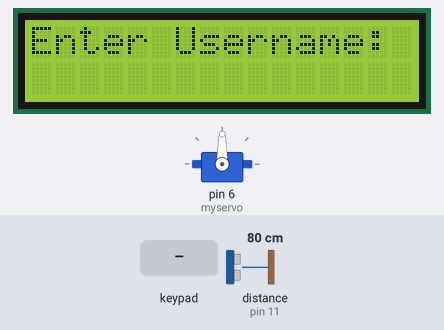
Bench run of a sketch on a simulated Arduino Uno, built with avr-gcc and run on an emulated ATmega328P. Shown: servo, 16×2 character LCD. The test bench sets the inputs (shaded band); at power-on: distance to the obstacle (sensor on pin 11) 80 cm. The echo pulse lasts 58.3 µs per cm; what the sketch prints to the serial monitor is not drawn.

Above: at 1.2 s.
1.3 s: keypad keys A B C D # pressed 0.4 s apart
At 3.6 s:
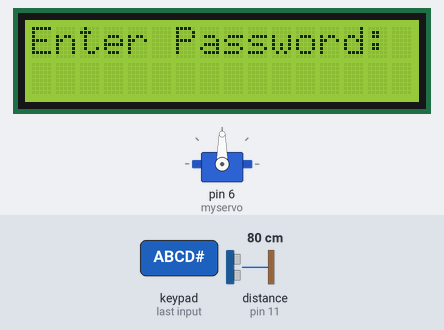
4.8 s: keypad keys 1 2 3 4 # pressed 0.4 s apart
At 7.2 s:
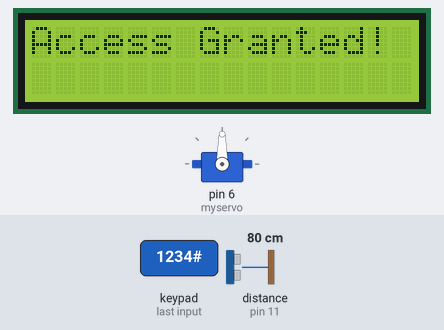
8.3 s: key '*' pressed
At 8.6 s:
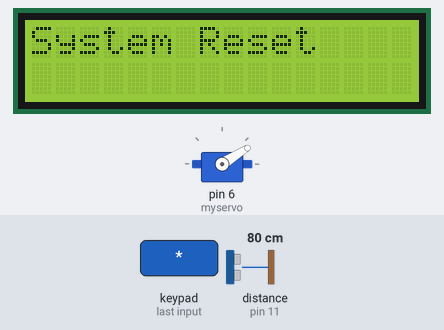
10.8 s: key 'B' pressed
At 11.4 s:
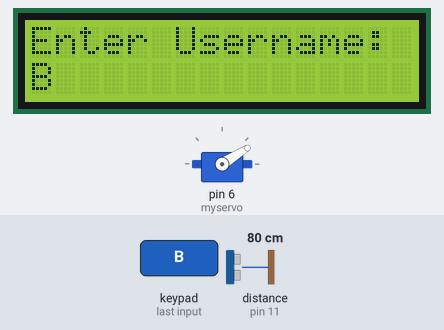
12.3 s: keypad keys A B C D A pressed 0.4 s apart
At 15.0 s:
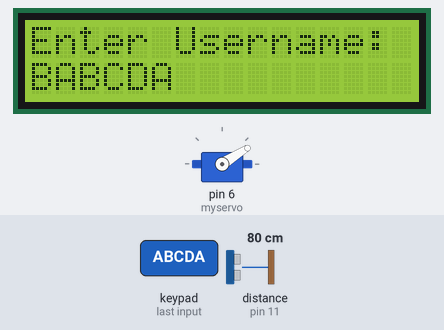
15.8 s: keypad keys A B C D D pressed 0.4 s apart
At 18.7 s:
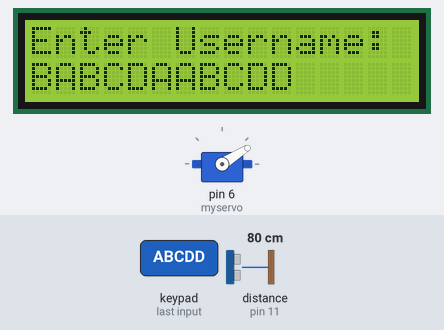
Timing chart, 0 to 20.2 s (numbered marks = the images above; inputs shaded):
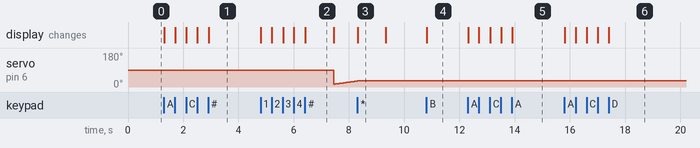

Measured:
- after the input at 1.3 s, the display: first changes at once (image 1 shows a later state)
- after the input at 4.8 s, the display: first changes at once (image 2 shows a later state)
- after the input at 8.3 s, servo on pin 6 (myservo): stays 32° (without the input it goes to 33° after 0.05 s); the display: changes at once (image 3)
- after the input at 10.8 s, the display: changes at once (image 4)
- after the input at 12.3 s, the display: first changes at once (image 5 shows a later state)
- after the input at 15.8 s, the display: first changes at once (image 6 shows a later state)
- what the display in image 2 shows lasts 1.1 s, from 6.4 s to 7.5 s

The sketch:

ultrasonic_radar.ino
```cpp
#include <Keypad.h>
#include <LiquidCrystal_I2C.h>
#include <Servo.h>

#define trigPin 10
#define echoPin 11

LiquidCrystal_I2C lcd(0x27, 16, 2);
long duration;
int distance  ;
Servo myservo;

// Keypad Setup
const byte ROWS = 4;
const byte COLS = 4;
char keys[ROWS][COLS] = {
  {'1', '2', '3', 'A'},
  {'4', '5', '6', 'B'},
  {'7', '8', '9', 'C'},
  {'*', '0', '#', 'D'}
};
byte rowPins[ROWS] = {A0, A1, A2, A3};
byte colPins[COLS] = {5, 4, 3, 2};
Keypad keypad = Keypad(makeKeymap(keys), rowPins, colPins, ROWS, COLS);

String correctUsername = "ABCD";
String correctPassword = "1234";
String inputUsername = "";
String inputPassword = "";
bool enteringUsername = true;
bool radarActive = false;  // Controls radar operation
bool authenticated = false; // Tracks login state
int cursorPos = 0;

// Radar Sweep Variables
int currentAngle = 15;
int sweepDirection = 1;
unsigned long previousSweepTime = 0;
const int sweepDelay = 50;

void setup() {
  pinMode(trigPin, OUTPUT);
  pinMode(echoPin, INPUT);
  myservo.attach(6);
  Serial.begin(9600);
  lcd.init();
  lcd.backlight();
  lcd.print("Enter Username:");
}

void loop() {
  char key = keypad.getKey();

  // Handle Keypad Input (works even during radar operation)
  if (key) {
    handleKeyInput(key);
  }

  // Run Radar Sweep if authenticated
  if (authenticated) {
    runNonBlockingSweep();
  }
}

void handleKeyInput(char key) {
  // If authenticated, only * key resets the system
  if (authenticated && key == '*') {
    resetSystem();
    return;
  }

  // Normal login process when not authenticated
  if (!authenticated) {
    if (key == '#') {
      if (enteringUsername) {
        enteringUsername = false;
        lcd.clear();
        lcd.print("Enter Password:");
        cursorPos = 0;
      } else {
        verifyLogin();
      }
    } else if (key == '*') {
      resetInput();
    } else {
      processCharacterInput(key);
    }
  }
}

void verifyLogin() {
  lcd.clear();
  if (inputUsername.equals(correctUsername) && inputPassword.equals(correctPassword)) {
    lcd.print("Access Granted!");
    authenticated = true;
    radarActive = true;
    delay(1000);
    lcd.clear();
    lcd.print("Radar Active");
    lcd.setCursor(0, 1);
    lcd.print("* to reset");
  } else {
    lcd.print("Access Denied!");
    delay(2000);
    resetInput();
  }
}

void runNonBlockingSweep() {
  if (millis() - previousSweepTime >= sweepDelay) {
    previousSweepTime = millis();

    myservo.write(currentAngle);
    int distance = calculateDistance();

    Serial.print(currentAngle);
    Serial.print(",");
    Serial.print(distance);
    Serial.println(".");

    currentAngle += sweepDirection;

    if (currentAngle >= 165 || currentAngle <= 15) {
      sweepDirection *= -1;
    }
  }
}

void processCharacterInput(char key) {
  if (enteringUsername) {
    inputUsername += key;
    lcd.setCursor(cursorPos, 1);
    lcd.print(key);
  } else {
    inputPassword += key;
    lcd.setCursor(cursorPos, 1);
    lcd.print("*");
  }
  cursorPos++;
}

void resetSystem() {
  authenticated = false;
  radarActive = false;
  resetInput();
  lcd.clear();
  lcd.print("System Reset");
  delay(1000);
  lcd.clear();
  lcd.print("Enter Username:");
}

void resetInput() {
  inputUsername = "";
  inputPassword = "";
  enteringUsername = true;
  cursorPos = 0;
  currentAngle = 15;
  sweepDirection = 1;
}

int calculateDistance() {
  digitalWrite(trigPin, LOW);
  delayMicroseconds(2);
  digitalWrite(trigPin, HIGH);
  delayMicroseconds(10);
  digitalWrite(trigPin, LOW);
  long duration = pulseIn(echoPin, HIGH);
  return duration * 0.034 / 2;
}
```
